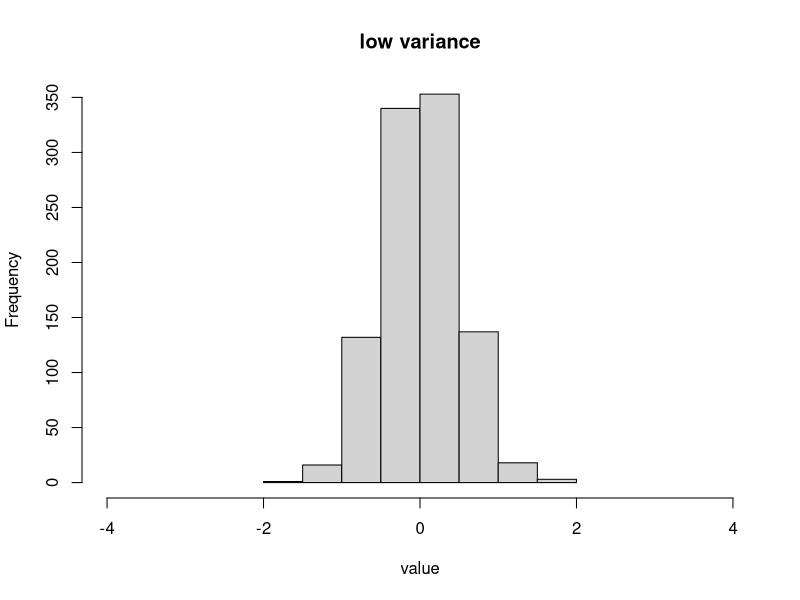
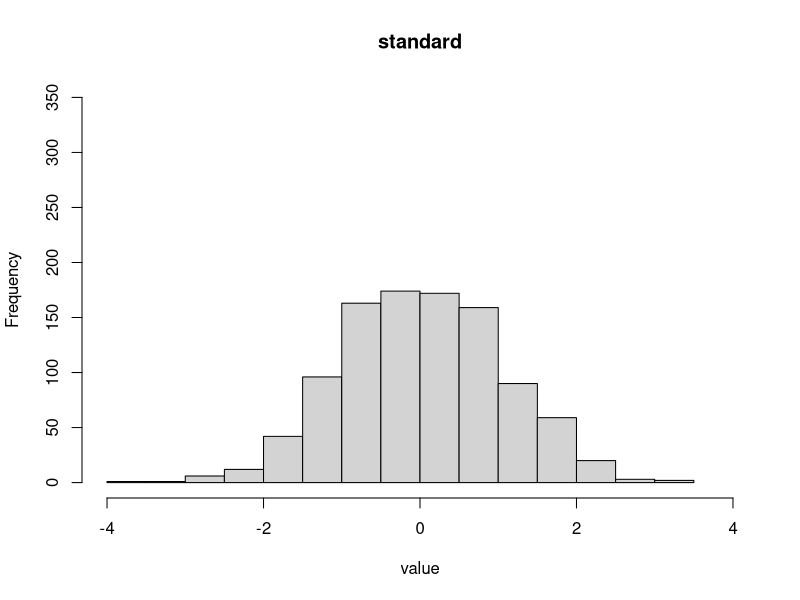
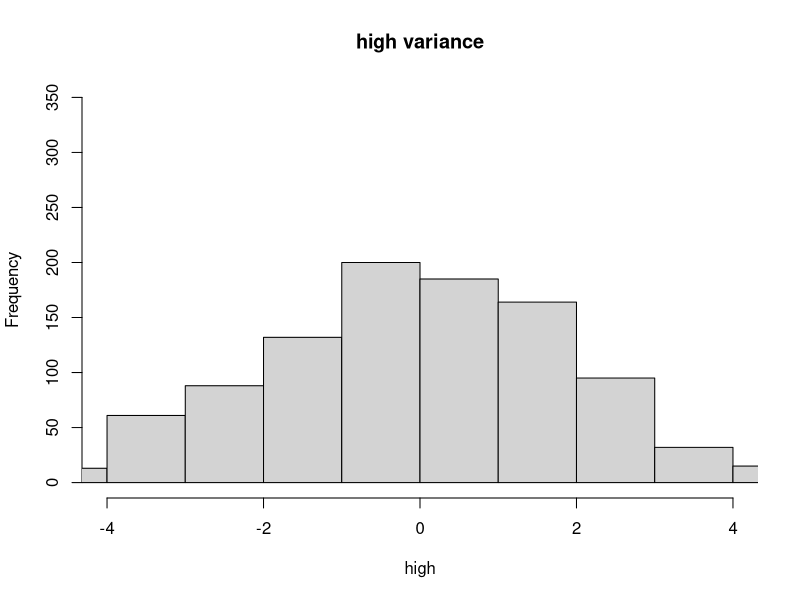
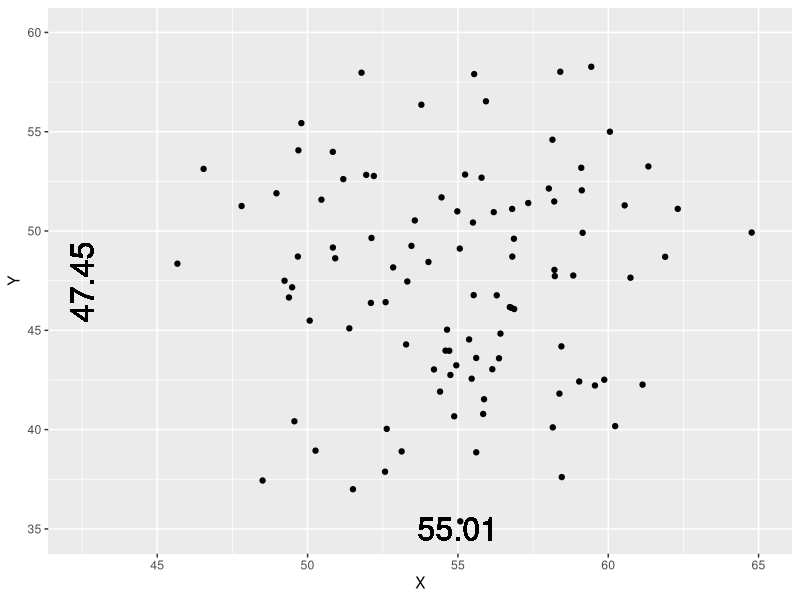
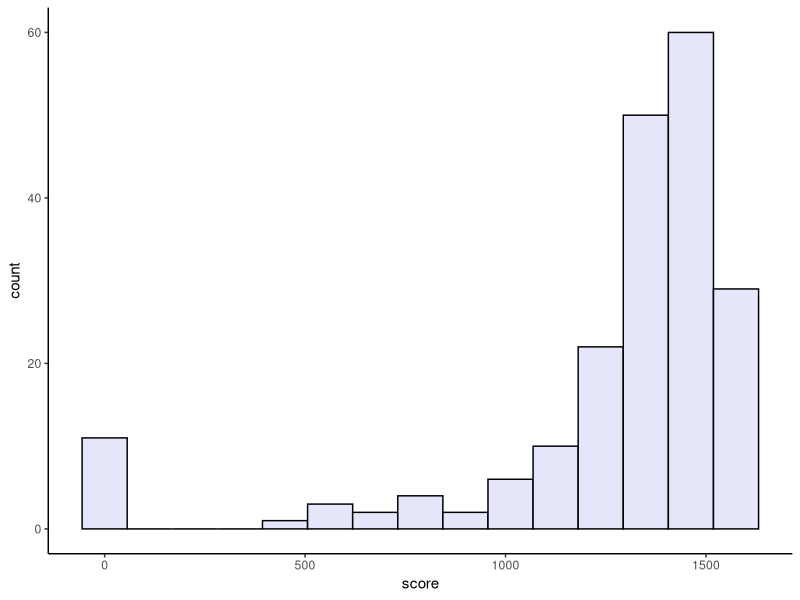
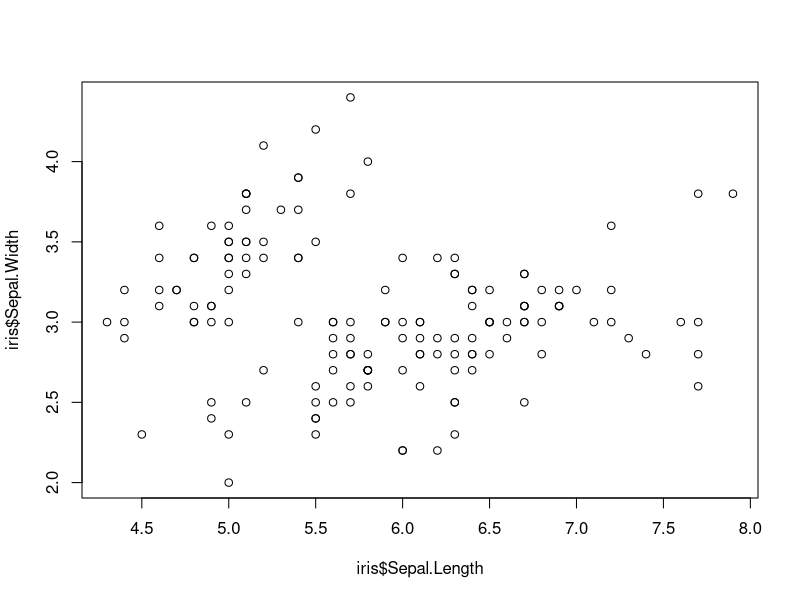
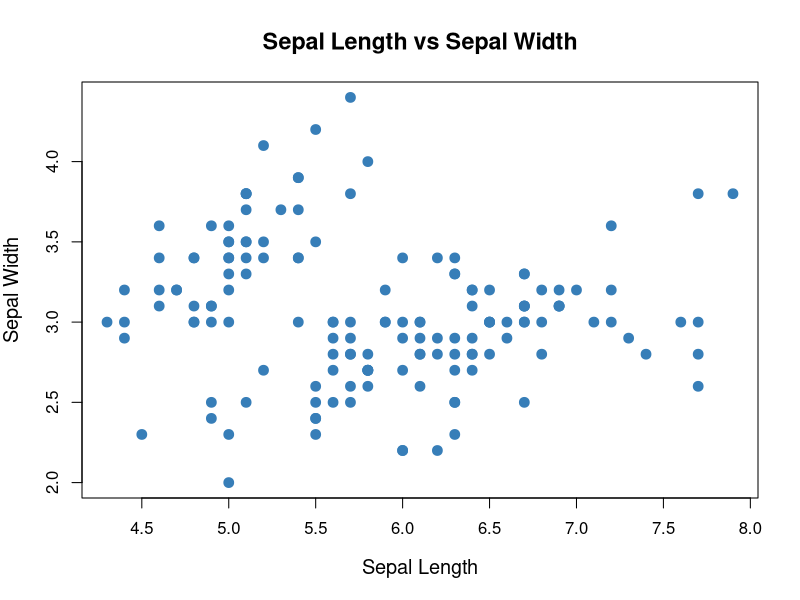
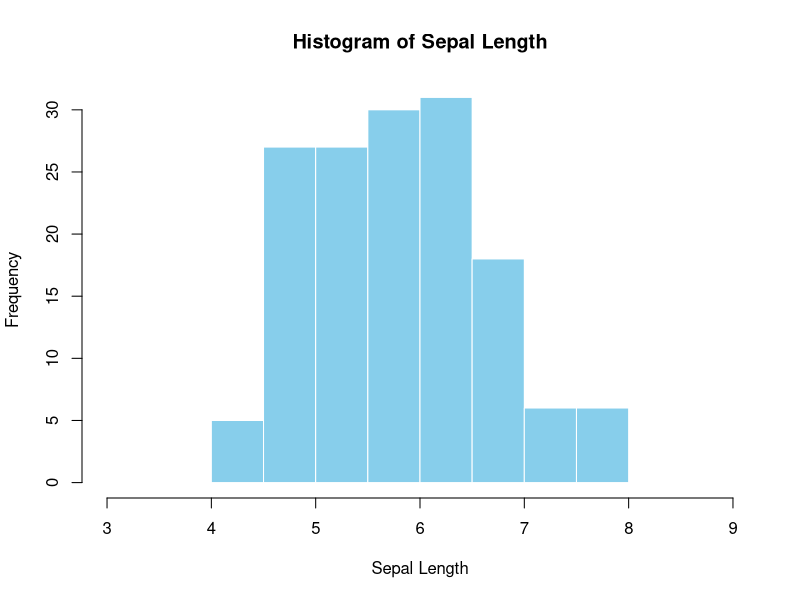

Generate these figures, in order, with R:
## ---- chunk 1

knitr::opts_chunk$set(echo = T)

## ---- chunk 2
c(0, 2, 2, 4)
## ---- chunk 3
c(0, 1, 2, 4)
## ---- chunk 4
head(iris)
## ---- chunk 5
c(2, 3, 12, 4, 4)
## ---- chunk 6
c(2, 3, 12, 4, 4)

## ---- chunk 7
c(2, 3, 12, 4, 4)[order(c(2, 3, 12, 4, 4))][(length(c(2, 3, 12, 4, 4)) + 1) / 2]
## ---- chunk 8
c(2, 3, 12, 4, 4)

## ---- chunk 9
c(2, 3, 12, 4, 4)

my_mode <- function(x) {
  values <- unique(x)
  counts <- tabulate(match(x, values))
  max_index <- which.max(counts)
  values[max_index]
}

## ---- chunk 10
#| fig-width: 4.5
#| fig-height: 3.5
#| layout-ncol: 3

hist(x = rnorm(1000, 0, .5),
     main = "low variance",
     xlab = "value",
     xlim = c(-4, 4),
     ylim = c(0, 350),
     breaks = 10)

hist(x = rnorm(1000, 0, 1),
     main = "standard",
     xlab = "value",
     xlim = c(-4, 4),
     ylim = c(0, 350),
     breaks = 10)

hist(x = rnorm(1000, 0, 2),
     main = "high variance",
     xlab = "high",
     xlim = c(-4, 4),
     ylim = c(0, 350),
     breaks = 10)
## ---- chunk 11
testscores <- c(88, 93, 92, 99, 96)
## ---- chunk 12
X_mean <- 54.26
Y_mean <- 47.83

X_sd <- 16.76
Y_sd <- 26.93

cor <- -0.06
## ---- chunk 13
#| fig-width: 4
#| fig-height: 3
#| fig-align: center

library(tidyverse)

data <- as.data.frame(MASS::mvrnorm(n = 100,
                      mu = c(X_mean, Y_mean),
                      Sigma = matrix(c(17.76, -0.06,
                                       -0.06, 26.92), 
                                    2, 2)))

ggplot(data, aes(x = V1, y = V2)) +
  geom_point() +
  geom_text(label = round(mean(data$V1), 2), x = mean(data$V1), y = 35, size = 8) +
  geom_text(label = round(mean(data$V2), 2), x = 42.5, y = mean(data$V2), angle = 90, size = 8) +
  labs(x = "X", y = "Y") +
  coord_cartesian(xlim = c(42.5, 65), ylim = c(35, 60), clip = "off")

## ---- chunk 14
#| fig-width: 4
#| fig-height: 3

SAT_scores <- data.frame(student = 1:200,
                         score = round(1600 - rlnorm(200, meanlog = log(200), sdlog = 0.8))) 
SAT_scores$score[SAT_scores$score < 400] <- 0
SAT_scores$score[SAT_scores$score > 1600] <- 0
SAT_scores$score[sample(SAT_scores$student, 10)] <- 0

SAT_scores %>% 
  ggplot(aes(x = score)) +
  geom_histogram(bins = 15, fill = "lavender", color = "black") +
  theme_classic()

## ---- chunk 15
#| fig-width: 5
#| fig-height: 3.5
plot(iris$Sepal.Length, iris$Sepal.Width)

## ---- chunk 16
plot(iris$Sepal.Length, iris$Sepal.Width,
     pch = 19,                 # solid circles
     col = "#377EB8",           # pleasant blue
     cex = 1.3,                 # slightly larger points
     xlab = "Sepal Length",     # cleaner label
     ylab = "Sepal Width",
     main = "Sepal Length vs Sepal Width",
     cex.lab = 1.2,             # bigger axis labels
     cex.main = 1.4,            # bigger title
     font.main = 2)             # bold title
## ---- chunk 17
#| fig-width: 5
#| fig-height: 4
hist(iris$Sepal.Length,
     breaks = 7,
     main = "Histogram of Sepal Length",
     xlab = "Sepal Length",
     xlim = c(3, 9),
     border = "white",
     col = "skyblue")
## ---- chunk 18
#| fig-width: 5
#| fig-height: 4
hist(iris$Sepal.Length,
     breaks = 3,
     main = "Histogram of Sepal Length",
     xlab = "Sepal Length",
     xlim = c(3, 9),
     border = "white",
     col = "skyblue")
## ---- chunk 19
#| fig-width: 5
#| fig-height: 4
hist(iris$Sepal.Length,
     breaks = 10,
     main = "Histogram of Sepal Length",
     xlab = "Sepal Length",
     xlim = c(3, 9),
     border = "white",
     col = "skyblue")
## ---- chunk 20
#| fig-width: 5
#| fig-height: 4
hist(iris$Sepal.Length,
     breaks = 20,
     main = "Histogram of Sepal Length",
     xlab = "Sepal Length",
     xlim = c(3, 9),
     border = "white",
     col = "skyblue")
## ---- chunk 21
#| fig-width: 5
#| fig-height: 4
hist(iris$Sepal.Length,
     breaks = 100,
     main = "Histogram of Sepal Length",
     xlab = "Sepal Length",
     xlim = c(3, 9),
     border = "white",
     col = "skyblue")
## ---- chunk 22
#| fig-height: 3
#| fig-width: 15

dat <- data.frame(x = rnorm(1000))

cowplot::plot_grid(
  plotlist = list(
    ggplot(dat, aes(x = x)) +
      geom_histogram(aes(y = after_stat(density)),
                     bins = 10) +
      coord_cartesian(xlim = c(-4, 4), ylim = c(0, .5)) +
      labs(y = "Proportion") +
      cowplot::theme_cowplot(),
    
    ggplot(dat, aes(x = x)) +
      geom_histogram(aes(y = after_stat(density)),
                     bins = 50) +
      coord_cartesian(xlim = c(-4, 4), ylim = c(0, .5)) +
      labs(y = "Proportion") +
      cowplot::theme_cowplot(),
    
    ggplot(dat, aes(x = x)) +
      geom_histogram(aes(y = after_stat(density)),
                     bins = 100) +
      coord_cartesian(xlim = c(-4, 4), ylim = c(0, .5)) +
      labs(y = "Proportion") +
      cowplot::theme_cowplot(),
    
    ggplot(dat, aes(x = x)) +
      geom_histogram(aes(y = after_stat(density)),
                     bins = 100, alpha = .8) +
      stat_function(inherit.aes = FALSE, fun = dnorm,
                    n = 101, args = list(mean = 0, sd = 1),
                    xlim = c(-4, 4),
                    color = "grey35", linewidth = 2) +
      coord_cartesian(xlim = c(-4, 4), ylim = c(0, .5)) +
      labs(y = "Proportion") +
      cowplot::theme_cowplot()
  ),
  nrow = 1)
## ---- chunk 23
#| fig-width: 4
#| fig-height: 3
#| fig-align: center
data.frame(x = c(rnorm(5000, 0, 1),
                 rnorm(5000, 0, 3)),
           type = rep(c("packed", "disperse"),
                      each = 5000)) %>%
  ggplot(aes(x = x, color = type, linetype = type)) +
  geom_density(fill = "transparent", linewidth = 1.75) +
  theme_classic(base_size = 14) +
  theme(legend.position = "bottom")

## ---- chunk 24
#| fig-width: 5
#| fig-height: 3
iris %>% 
  ggplot(aes(x = Sepal.Length, fill = Species)) +
  geom_boxplot(color = "black") +
  theme_classic()

## ---- chunk 25
#| fig-width: 4
#| fig-height: 4
boxplot(iris$Sepal.Length,
     main = "Boxplot of Sepal Length",
     xlab = "Sepal Length",
     border = "gray35",
     col = "skyblue")
## ---- chunk 26
#| fig-width: 4
#| fig-height: 4
boxplot(iris$Sepal.Length ~ iris$Species,
     main = "Boxplot of Sepal Length by Species",
     xlab = "Sepal Length",
     border = "gray35",
     col = "skyblue")
